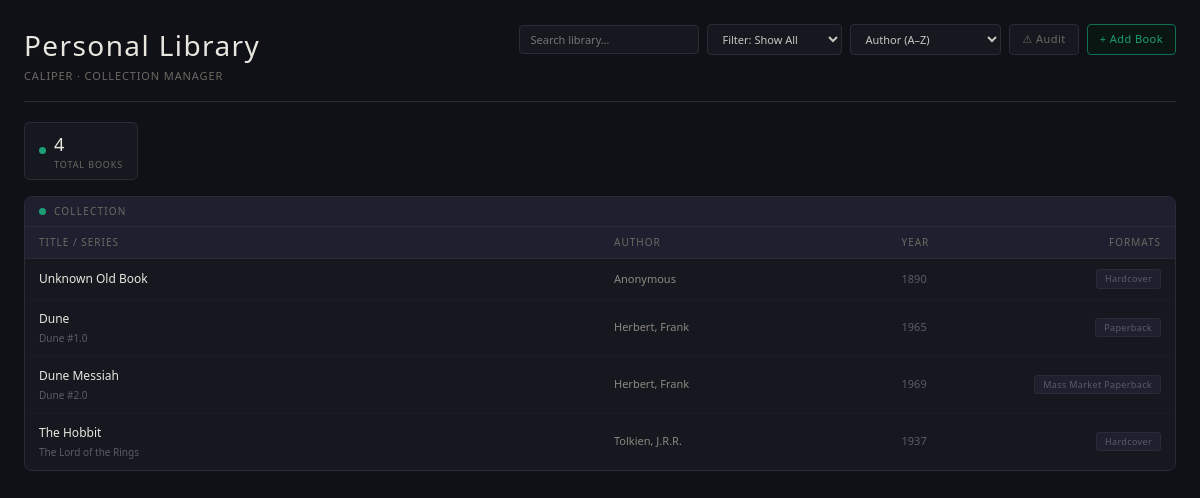
The page / on the database its author committed.
### tables this page shows
CREATE TABLE books (
            id INTEGER PRIMARY KEY AUTOINCREMENT,
            title TEXT NOT NULL,
            author TEXT NOT NULL,
            isbn TEXT,
            publisher TEXT,
            binding TEXT,
            page_count INTEGER,
            published_year INTEGER,
            series_title TEXT,
            series_number REAL,
            height REAL,
            width REAL,
            weight REAL,
            notes TEXT,
            cover_url TEXT,
            read_status TEXT DEFAULT NULL,
            is_signed INTEGER DEFAULT 0,
            no_isbn INTEGER DEFAULT 0
        , cover_filename TEXT);

### app.py (the view)
@app.route('/')
def index():
    conn = get_db_connection()
    sort_param = request.args.get('sort', 'author')
    filter_param = request.args.get('filter', 'all')
    base_query = """
        SELECT
            MIN(id) as id,
            title,
            author,
            series_title,
            series_number,
            MIN(published_year) as published_year,
            COUNT(*) as copy_count,
            GROUP_CONCAT(binding, ',') as all_bindings,
            read_status -- We need this for filtering logic
        FROM books
    """
    where_clause = ""
    params = []
    if filter_param == 'read':
        where_clause = "WHERE read_status = 'Read'"
    elif filter_param == 'tbr':
        where_clause = "WHERE read_status = 'To Read'"
    elif filter_param == 'dnf':
        where_clause = "WHERE read_status = 'DNF'"
    elif filter_param == 'signed':
        where_clause = "WHERE is_signed = 1"
    if sort_param == 'newest':
        order_clause = 'ORDER BY MAX(id) DESC'
    elif sort_param == 'oldest':
        order_clause = 'ORDER BY MIN(id) ASC'
    elif sort_param == 'title':
        order_clause = 'ORDER BY title ASC'
    elif sort_param == 'year_asc':
        order_clause = 'ORDER BY MIN(published_year) ASC'
    elif sort_param == 'year_desc':
        order_clause = 'ORDER BY MAX(published_year) DESC'
    else:
        order_clause = '''
            ORDER BY
            author ASC,
            series_title ASC,
            series_number ASC,
            title ASC
        '''
    final_query = f"{base_query} {where_clause} GROUP BY title, author {order_clause}"
    books_raw = conn.execute(final_query, params).fetchall()
    conn.close()
    books = []
    for b in books_raw:
        book = dict(b)
        if book['all_bindings']:
            formats = [f.strip() for f in book['all_bindings'].split(',') if f.strip()]
            unique_formats = sorted(list(set(formats)))
            book['display_formats'] = ", ".join(unique_formats)
        else:
            book['display_formats'] = "Unknown"
        books.append(book)
    total_physical_books = sum(book['copy_count'] for book in books)
    return render_template('index.html', books=books, current_sort=sort_param, current_filter=filter_param, total_count=total_physical_books)

### app.py (called while the page is built)
@app.context_processor
def inject_mode():
    return dict(is_read_only=IS_READ_ONLY)

def get_db_connection():
    base_dir = os.path.dirname(os.path.abspath(__file__))
    db_path = os.path.join(base_dir, 'data', 'books.db')
    conn = sqlite3.connect(db_path)
    conn.row_factory = sqlite3.Row
    return conn

### templates/index.html (shortened to what this page needs)
<!DOCTYPE html>
<html lang="en">
<head>
</head>
<body>
    <div class="header">
        <div class="header-left">
            <h1>Personal Library</h1>
            <div class="subtitle">Caliper · Collection Manager</div>
        </div>
        <div class="header-right">
            <input type="text" id="searchInput" placeholder="Search library…" onkeyup="filterTable()">
            <select class="sort-select" id="filterSelect" onchange="updateParams()">
                <option value="all" {% if current_filter == 'all' %}selected{% endif %}>Filter: Show All</option>
            </select>
            <select class="sort-select" id="sortSelect" onchange="updateParams()">
                <option value="author" {% if current_sort == 'author' %}selected{% endif %}>Author (A–Z)</option>
            </select>
            {% if not is_read_only %}
                <a href="/audit" class="btn btn-ghost">⚠ Audit</a>
                <a href="/add" class="btn btn-accent">+ Add Book</a>
            {% endif %}
        </div>
    </div>
    <div class="stats-row">
        <div class="stat-card">
            <div class="dot dot-teal"></div>
            <div>
                <div class="stat-value">{{ total_count }}</div>
                <div class="stat-label">Total Books</div>
            </div>
        </div>
    </div>
    <div class="card">
        <div class="card-header">
            <div class="dot dot-teal"></div>
            Collection
        </div>
        <table>
            <thead>
                <tr>
                    <th style="width:50%">Title / Series</th>
                    <th style="width:25%">Author</th>
                    <th>Year</th>
                    <th style="text-align:right">Formats</th>
                </tr>
            </thead>
            <tbody id="bookTable">
                {% for book in books %}
                <tr>
                    <td class="col-title">
                        <a href="/book/{{ book['id'] }}">
                            {{ book['title'] }}
                        </a>
                        {% if book['series_title'] %}
                            <div class="series-info">
                                {{ book['series_title'] }}
                                {% if book['series_number'] %} #{{ book['series_number'] }}{% endif %}
                            </div>
                        {% endif %}
                    </td>
                    <td class="col-author">{{ book['author'] }}</td>
                    <td class="col-year">{{ book['published_year'] if book['published_year'] else '-' }}</td>
                    <td style="text-align:right">
                        <span class="format-badge">{{ book['display_formats'] }}</span>
                    </td>
                </tr>
                {% endfor %}
            </tbody>
        </table>
    </div>
</body>
</html>

### templates/index.html (style rules this page uses)
:root { --bg: #0f1117; --surface: #161820; --surface-alt: #1e2030; --border: #2a2c35; --border-dim: #1a1c24; --text-primary: #c8c6be; --text-secondary: #8a887e; --text-muted: #6b6960; --text-dim: #5a5c66; --text-bright: #e8e6de; --accent-dim: #0f6e56; --teal: #1d9e75; --blue: #378add; --amber: #ba7517; --red: #e24b4a; --gray: #3a3c46; }
* { box-sizing: border-box; margin: 0; padding: 0; }
body { background-color: var(--bg); color: var(--text-primary); font-family: 'Segoe UI', system-ui, sans-serif; font-size: 12px; padding: 24px; line-height: 1.5; }
.header { display: flex; justify-content: space-between; align-items: flex-start; border-bottom: 1px solid var(--border); padding-bottom: 16px; margin-bottom: 20px; gap: 16px; }
.header-left h1 { font-size: 28px; font-weight: 300; color: var(--text-bright); letter-spacing: 0.05em; margin-bottom: 2px; }
.header-left .subtitle { font-size: 11px; color: var(--text-muted); text-transform: uppercase; letter-spacing: 0.08em; }
.header-right { display: flex; align-items: center; gap: 8px; flex-wrap: wrap; justify-content: flex-end; }
input[type="text"], select { background: var(--surface); border: 1px solid var(--border); color: var(--text-primary); padding: 6px 10px; border-radius: 4px; font-size: 11px; font-family: inherit; outline: none; transition: border-color 0.15s; }
input[type="text"] { width: 180px; }
.btn { padding: 6px 12px; border-radius: 4px; font-size: 11px; font-weight: 500; font-family: inherit; cursor: pointer; border: 1px solid var(--border); text-decoration: none; letter-spacing: 0.04em; white-space: nowrap; display: inline-block; }
.btn-ghost { background: var(--surface); color: var(--text-muted); }
.btn-accent { background: #0a1612; color: var(--teal); border-color: var(--accent-dim); }
.stats-row { display: flex; gap: 14px; margin-bottom: 16px; }
.stat-card { background: var(--surface); border: 1px solid var(--border); border-radius: 6px; padding: 8px 14px; display: flex; align-items: center; gap: 8px; }
.stat-value { font-size: 18px; font-weight: 300; color: var(--text-bright); letter-spacing: 0.02em; }
.stat-label { font-size: 9px; color: var(--text-muted); text-transform: uppercase; letter-spacing: 0.1em; }
.card { background: var(--surface); border: 1px solid var(--border); border-radius: 8px; overflow: hidden; }
.card-header { padding: 7px 14px; font-size: 10px; letter-spacing: 0.12em; text-transform: uppercase; border-bottom: 1px solid var(--border); display: flex; align-items: center; gap: 8px; color: var(--text-muted); background: var(--surface-alt); }
.dot { width: 7px; height: 7px; border-radius: 50%; flex-shrink: 0; }
.dot-teal { background: var(--teal); }
table { width: 100%; border-collapse: collapse; }
th { padding: 8px 14px; text-align: left; font-size: 10px; text-transform: uppercase; letter-spacing: 0.1em; color: var(--text-muted); background: var(--surface-alt); border-bottom: 1px solid var(--border); font-weight: 500; }
td { padding: 10px 14px; border-bottom: 1px solid var(--border-dim); vertical-align: middle; }
tr:last-child td { border-bottom: none; }
.col-title a { color: var(--text-bright); text-decoration: none; font-size: 12px; font-weight: 500; display: block; }
.series-info { font-size: 10px; color: var(--text-dim); margin-top: 3px; }
.col-author { color: var(--text-secondary); font-size: 11px; }
.col-year { color: var(--text-dim); font-size: 11px; font-variant-numeric: tabular-nums; }
.format-badge { display: inline-block; font-size: 9px; padding: 2px 8px; border-radius: 3px; background: var(--surface-alt); border: 1px solid var(--border); color: var(--text-dim); letter-spacing: 0.04em; }

### rows shown on the page
books: title "Unknown Old Book", author "Anonymous", published_year "1890", display_formats "Hardcover"
books: title "Dune", series_title "Dune", series_number "1.0", author "Herbert, Frank", published_year "1965", display_formats "Paperback"
books: title "Dune Messiah", series_title "Dune", series_number "2.0", author "Herbert, Frank", published_year "1969", display_formats "Mass Market Paperback"
books: title "The Hobbit", series_title "The Lord of the Rings", author "Tolkien, J.R.R.", published_year "1937", display_formats "Hardcover"

### other values the page prints
{{ total_count }} "4"
